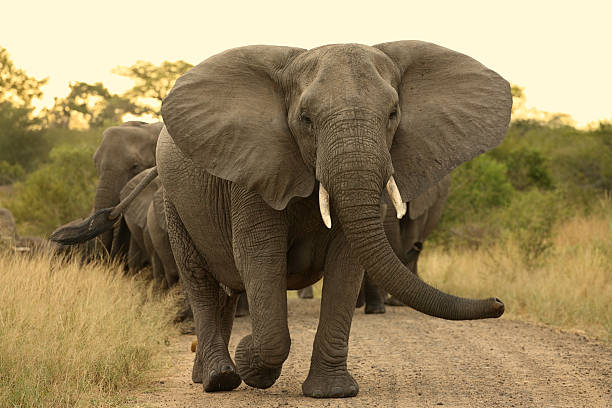
#> input picture SET-1/elephant.jpg, 612 x 408 px, found by its file name
$ python translation.py
#> lines starting #> are read from the running program, lines starting #| are printed output that depends on the picture
import cv2
import numpy as np


image = cv2.imread(r'd:\Image-and-Video-Processing-Lab\SET-1\elephant.jpg')
#> image is the input picture: shape (408, 612, 3); mean B, G, R 94.8, 132.8, 150.9
rows, cols = image.shape[:2]
#> rows = 408; cols = 612


M = np.float32([[1, 0, 100], [0, 1, 50]])

translated = cv2.warpAffine(image, M, (cols, rows))
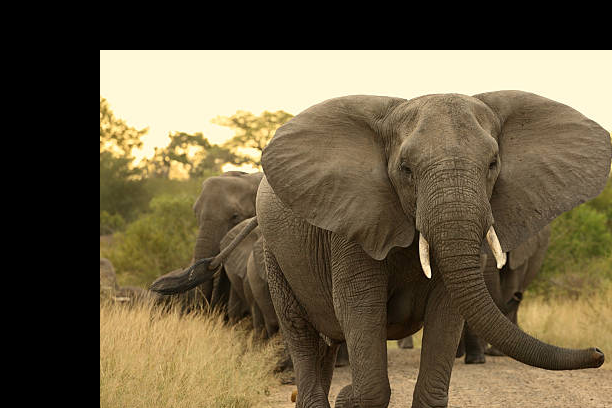
#> translated: shape (408, 612, 3); mean B, G, R 67, 92.8, 105.2

cv2.imshow("Original", image)
cv2.imshow("Translated", translated)
cv2.waitKey(0)
cv2.destroyAllWindows()

$ run again, with SET-1/QUESTIONS-SET-1.jpg copied over SET-1/elephant.jpg
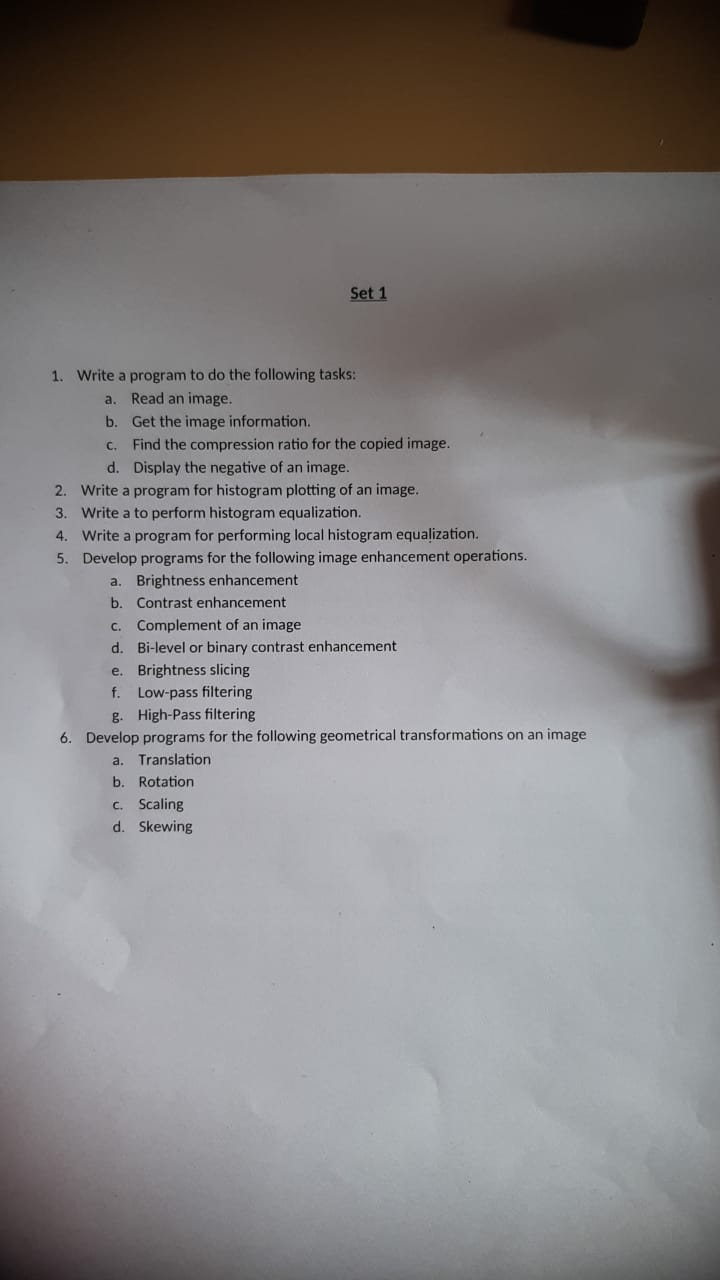
#> input picture SET-1/QUESTIONS-SET-1.jpg, 720 x 1280 px, found by its file name
#> image is the input picture: shape (1280, 720, 3); mean B, G, R 130.5, 130.7, 134.1
#> `translated = cv2.warpAffine(image, M, (cols, rows))`:
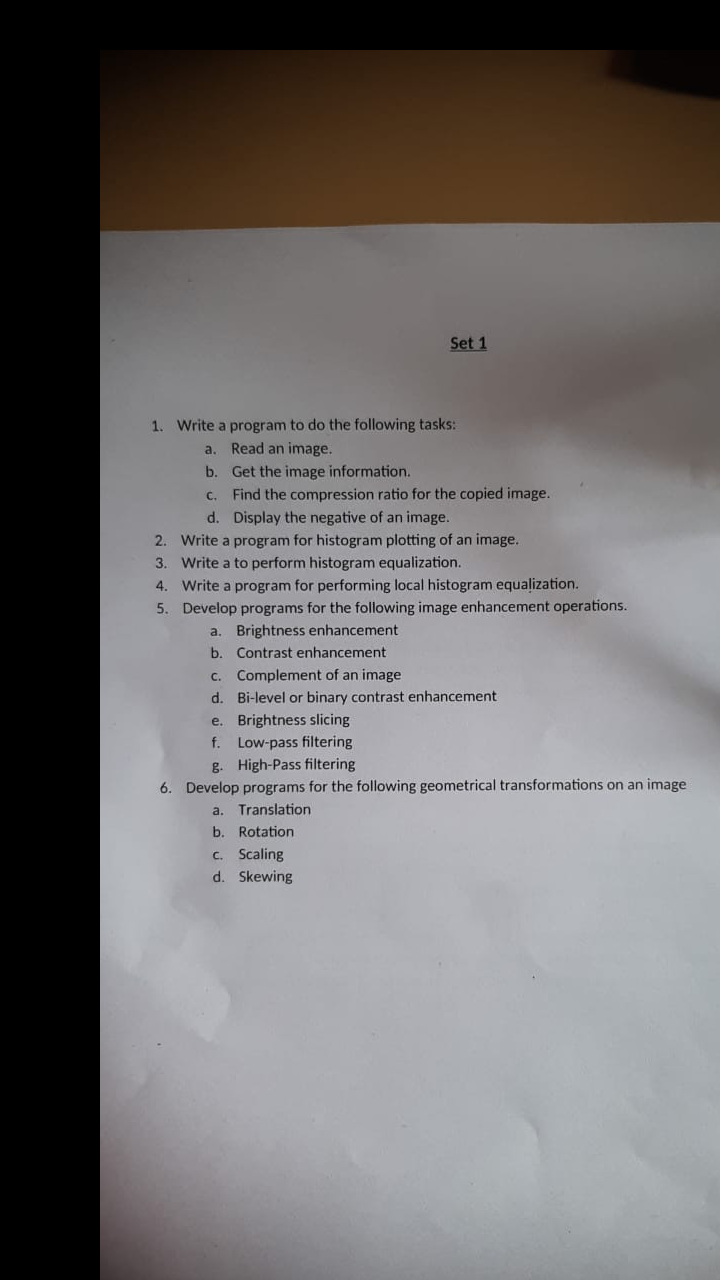
#> translated: shape (1280, 720, 3); mean B, G, R 110.8, 110.9, 114
